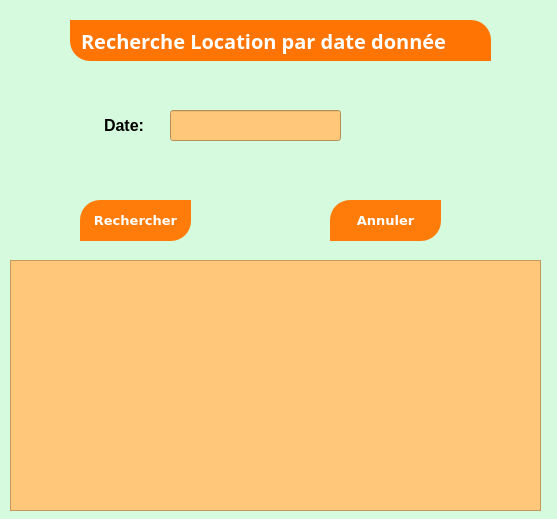
<?xml version="1.0" encoding="UTF-8"?>
<ui version="4.0">
 <class>Form</class>
 <widget class="QWidget" name="Form">
  <property name="geometry">
   <rect>
    <x>0</x>
    <y>0</y>
    <width>557</width>
    <height>519</height>
   </rect>
  </property>
  <property name="windowTitle">
   <string>Form</string>
  </property>
  <property name="styleSheet">
   <string notr="true">background-color: rgb(214, 250, 222);</string>
  </property>
  <widget class="QLabel" name="label_2">
   <property name="geometry">
    <rect>
     <x>104</x>
     <y>115</y>
     <width>71</width>
     <height>21</height>
    </rect>
   </property>
   <property name="font">
    <font>
     <pointsize>12</pointsize>
     <weight>75</weight>
     <bold>true</bold>
    </font>
   </property>
   <property name="text">
    <string>Date:</string>
   </property>
  </widget>
  <widget class="QLabel" name="label">
   <property name="geometry">
    <rect>
     <x>70</x>
     <y>20</y>
     <width>421</width>
     <height>41</height>
    </rect>
   </property>
   <property name="font">
    <font>
     <family>Montserrat</family>
     <pointsize>15</pointsize>
     <weight>75</weight>
     <bold>true</bold>
    </font>
   </property>
   <property name="styleSheet">
    <string notr="true">color:white;
background-color: rgb(255, 116, 3);
text-align:center;
padding:5px;
border-top-right-radius: 20px;
border-bottom-left-radius: 20px;</string>
   </property>
   <property name="text">
    <string>Recherche Location par date donnée</string>
   </property>
  </widget>
  <widget class="QLineEdit" name="lineEdit">
   <property name="geometry">
    <rect>
     <x>170</x>
     <y>110</y>
     <width>171</width>
     <height>31</height>
    </rect>
   </property>
   <property name="font">
    <font>
     <pointsize>10</pointsize>
    </font>
   </property>
   <property name="styleSheet">
    <string notr="true">background-color: rgb(255, 199, 121);</string>
   </property>
  </widget>
  <widget class="QPushButton" name="pushButton">
   <property name="geometry">
    <rect>
     <x>80</x>
     <y>200</y>
     <width>111</width>
     <height>41</height>
    </rect>
   </property>
   <property name="font">
    <font>
     <family>Verdana</family>
     <pointsize>10</pointsize>
     <weight>75</weight>
     <bold>true</bold>
    </font>
   </property>
   <property name="styleSheet">
    <string notr="true">
color:white;
background-color: rgb(255, 124, 10);

padding:5px;
border-top-left-radius: 20px;
border-bottom-right-radius: 20px;</string>
   </property>
   <property name="text">
    <string>Rechercher</string>
   </property>
  </widget>
  <widget class="QPushButton" name="pushButton_2">
   <property name="geometry">
    <rect>
     <x>330</x>
     <y>200</y>
     <width>111</width>
     <height>41</height>
    </rect>
   </property>
   <property name="font">
    <font>
     <family>Verdana</family>
     <pointsize>10</pointsize>
     <weight>75</weight>
     <bold>true</bold>
    </font>
   </property>
   <property name="styleSheet">
    <string notr="true">
color:white;
background-color: rgb(255, 124, 10);

padding:5px;
border-top-left-radius: 20px;
border-bottom-right-radius: 20px;</string>
   </property>
   <property name="text">
    <string>Annuler</string>
   </property>
  </widget>
  <widget class="QLabel" name="label_4">
   <property name="geometry">
    <rect>
     <x>450</x>
     <y>80</y>
     <width>71</width>
     <height>61</height>
    </rect>
   </property>
   <property name="styleSheet">
    <string notr="true">image: url(:/newPrefix/reche.jpg);</string>
   </property>
   <property name="text">
    <string/>
   </property>
  </widget>
  <widget class="QTextEdit" name="textEdit">
   <property name="geometry">
    <rect>
     <x>10</x>
     <y>260</y>
     <width>531</width>
     <height>251</height>
    </rect>
   </property>
   <property name="styleSheet">
    <string notr="true">background-color: rgb(255, 199, 121);</string>
   </property>
  </widget>
 </widget>
 <resources>
  <include location="jjjjjj.qrc"/>
 </resources>
 <connections/>
</ui>
